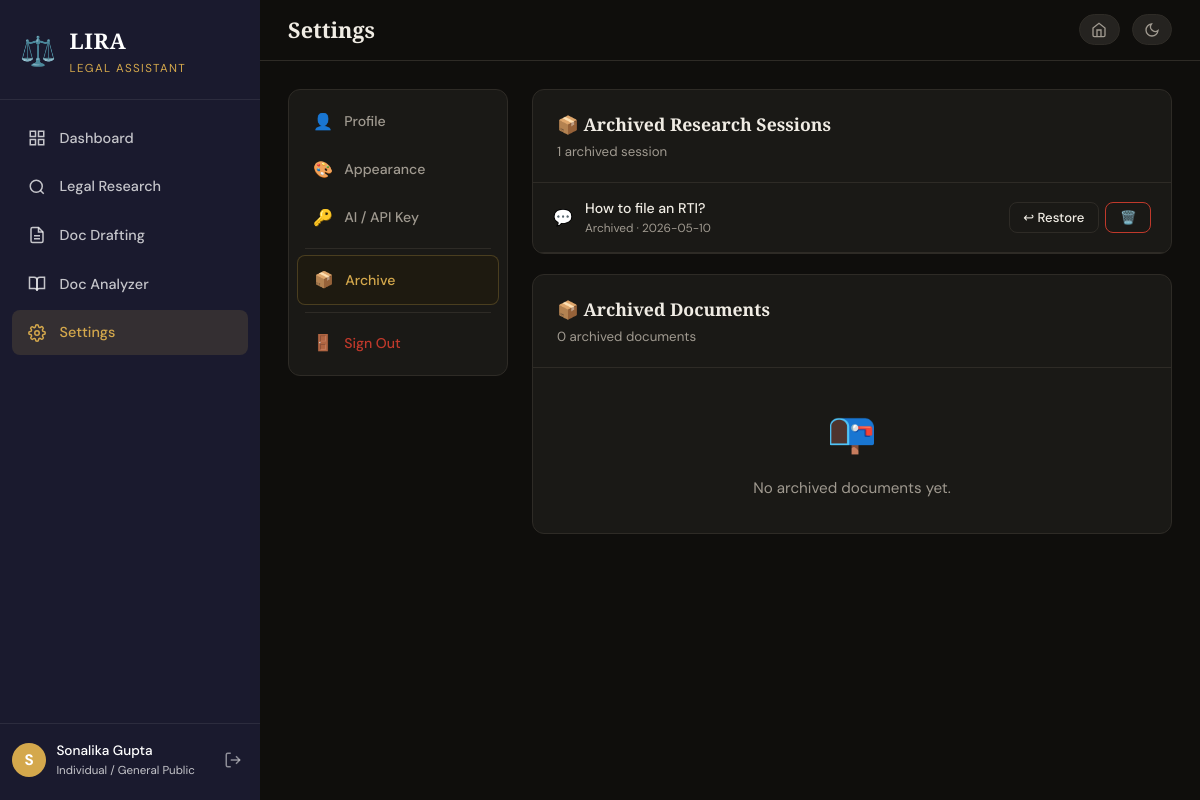
The app's page /settings/archive (signed in) with its own data.
### tables this page shows
CREATE TABLE users (
        id INTEGER PRIMARY KEY AUTOINCREMENT,
        name TEXT NOT NULL, email TEXT UNIQUE NOT NULL,
        password TEXT NOT NULL, avatar TEXT DEFAULT '',
        theme TEXT DEFAULT 'light', role TEXT DEFAULT 'individual',
        created_at TEXT DEFAULT (datetime('now')));

CREATE TABLE chat_sessions (
        id INTEGER PRIMARY KEY AUTOINCREMENT,
        user_id INTEGER NOT NULL, title TEXT NOT NULL DEFAULT 'New Research',
        is_pinned INTEGER DEFAULT 0, is_archived INTEGER DEFAULT 0,
        created_at TEXT DEFAULT (datetime('now')),
        updated_at TEXT DEFAULT (datetime('now')),
        FOREIGN KEY (user_id) REFERENCES users(id));

### backend/routes/settings.py (the view)
@settings_bp.route("/archive")
@login_required
def archive():
    db = get_db(current_app.config["DATABASE"])
    archived_chats = db.execute(
        "SELECT * FROM chat_sessions WHERE user_id=? AND is_archived=1 ORDER BY updated_at DESC",
        (current_user.id,)
    ).fetchall()
    archived_docs = db.execute(
        "SELECT * FROM documents WHERE user_id=? AND is_archived=1 ORDER BY created_at DESC",
        (current_user.id,)
    ).fetchall()
    db.close()
    return render_template("settings/archive.html",
                           archived_chats=archived_chats,
                           archived_docs=archived_docs)

### backend/database.py (called while the page is built)
def get_db(db_path: str) -> sqlite3.Connection:
    conn = sqlite3.connect(db_path)
    conn.row_factory = sqlite3.Row
    return conn

### backend/models.py (called while the page is built)
    def role_label(self):
        return next((l for k,l in ROLES if k == self.role), "Individual")

    @staticmethod
    def get_by_id(uid, db_path):
        conn = get_db(db_path)
        row  = conn.execute("SELECT * FROM users WHERE id=?", (uid,)).fetchone()
        conn.close()
        return User(row) if row else None

### frontend/templates/settings/archive.html (shortened to what this page needs)
{% extends "settings/base.html" %}
{% block settings_content %}
<div style="display:flex;flex-direction:column;gap:1.25rem">
  <div class="settings-page">
    <div class="settings-page-header">
      <div class="settings-page-title">📦 Archived Research Sessions</div>
      <div class="settings-page-desc">{{ archived_chats|length }} archived session{{ 's' if archived_chats|length != 1 else '' }}</div>
    </div>
    <div class="settings-page-body" style="padding:0">
      {% if archived_chats %}
        {% for s in archived_chats %}
          <div style="display:flex;align-items:center;gap:.75rem;padding:.85rem 1.25rem;border-bottom:1px solid var(--border)" id="arc-chat-{{ s.id }}">
            <span style="font-size:1rem">💬</span>
            <div style="flex:1;min-width:0">
              <div style="font-size:.88rem;font-weight:500;white-space:nowrap;overflow:hidden;text-overflow:ellipsis">{{ s.title }}</div>
              <div style="font-size:.74rem;color:var(--text-muted)">Archived · {{ s.updated_at[:10] if s.updated_at else '' }}</div>
            </div>
            <div style="display:flex;gap:.4rem;flex-shrink:0">
              <button class="btn btn--ghost btn--sm" onclick="unarchiveChat({{ s.id }})">↩ Restore</button>
              <button class="btn btn--danger btn--sm" onclick="deleteArchivedChat({{ s.id }})">🗑️</button>
            </div>
          </div>
        {% endfor %}
      {% else %}
        <div class="empty-state" style="padding:2rem">
          <div class="empty-icon">📭</div>
          <p>No archived sessions yet.</p>
        </div>
      {% endif %}
    </div>
  </div>
  <div class="settings-page">
    <div class="settings-page-header">
      <div class="settings-page-title">📦 Archived Documents</div>
      <div class="settings-page-desc">{{ archived_docs|length }} archived document{{ 's' if archived_docs|length != 1 else '' }}</div>
    </div>
    <div class="settings-page-body" style="padding:0">
      {% if archived_docs %}
        {% for d in archived_docs %}
          <div style="display:flex;align-items:center;gap:.75rem;padding:.85rem 1.25rem;border-bottom:1px solid var(--border)" id="arc-doc-{{ d.id }}">
            <span style="font-size:1rem">📄</span>
            <div style="flex:1;min-width:0">
              <div style="font-size:.88rem;font-weight:500;white-space:nowrap;overflow:hidden;text-overflow:ellipsis">{{ d.doc_type }}</div>
              <div style="font-size:.74rem;color:var(--text-muted)">{{ d.created_at[:10] if d.created_at else '' }}</div>
            </div>
            <div style="display:flex;gap:.4rem;flex-shrink:0">
              <button class="btn btn--ghost btn--sm" onclick="unarchiveDoc({{ d.id }})">↩ Restore</button>
              <button class="btn btn--danger btn--sm" onclick="deleteArchivedDoc({{ d.id }})">🗑️</button>
            </div>
          </div>
        {% endfor %}
      {% else %}
        <div class="empty-state" style="padding:2rem">
          <div class="empty-icon">📭</div>
          <p>No archived documents yet.</p>
        </div>
      {% endif %}
    </div>
  </div>
</div>
{% endblock %}

### frontend/templates/app_layout.html (shortened to what this page needs)
{% extends "base.html" %}
{% block body %}
<div class="app-layout">
  <aside class="sidebar" id="sidebar">
    <div class="sidebar__brand">
      <a href="{{ url_for('dashboard.index') }}" class="brand-link">
        <div class="brand-icon">⚖️</div>
        <div class="brand-text">
          <span class="brand-name">LIRA</span>
          <span class="brand-tagline">Legal Assistant</span>
        </div>
      </a>
    </div>
    <nav class="sidebar__nav">
      <a href="{{ url_for('dashboard.index') }}"
         class="nav-item {% if request.blueprint == 'dashboard' %}nav-item--active{% endif %}">
        <svg viewBox="0 0 24 24" fill="none" stroke="currentColor" stroke-width="2"><rect x="3" y="3" width="7" height="7"/><rect x="14" y="3" width="7" height="7"/><rect x="14" y="14" width="7" height="7"/><rect x="3" y="14" width="7" height="7"/></svg>
        Dashboard
      </a>
      <a href="{{ url_for('research.index') }}"
         class="nav-item {% if request.blueprint == 'research' %}nav-item--active{% endif %}">
        <svg viewBox="0 0 24 24" fill="none" stroke="currentColor" stroke-width="2"><circle cx="11" cy="11" r="8"/><path d="m21 21-4.35-4.35"/></svg>
        Legal Research
      </a>
      <a href="{{ url_for('drafting.index') }}"
         class="nav-item {% if request.blueprint == 'drafting' %}nav-item--active{% endif %}">
        <svg viewBox="0 0 24 24" fill="none" stroke="currentColor" stroke-width="2"><path d="M14 2H6a2 2 0 0 0-2 2v16a2 2 0 0 0 2 2h12a2 2 0 0 0 2-2V8z"/><polyline points="14 2 14 8 20 8"/><line x1="16" y1="13" x2="8" y2="13"/><line x1="16" y1="17" x2="8" y2="17"/></svg>
        Doc Drafting
      </a>
      <a href="{{ url_for('analyzer.index') }}"
         class="nav-item {% if request.blueprint == 'analyzer' %}nav-item--active{% endif %}">
        <svg viewBox="0 0 24 24" fill="none" stroke="currentColor" stroke-width="2"><path d="M2 3h6a4 4 0 0 1 4 4v14a3 3 0 0 0-3-3H2z"/><path d="M22 3h-6a4 4 0 0 0-4 4v14a3 3 0 0 1 3-3h7z"/></svg>
        Doc Analyzer
      </a>
      <a href="{{ url_for('settings.profile') }}"
         class="nav-item {% if request.blueprint == 'settings' %}nav-item--active{% endif %}">
        Settings
      </a>
    </nav>
    <div class="sidebar__footer">
      <div class="user-chip">
        <div class="user-avatar">{{ current_user.name[0].upper() }}</div>
        <div class="user-info">
          <span class="user-name">{{ current_user.name }}</span>
          <span class="user-email">{{ current_user.role_label() if current_user.role_label else current_user.email }}</span>
        </div>
      </div>
      <a href="{{ url_for('auth.logout') }}" class="logout-btn" title="Sign out">
        <svg viewBox="0 0 24 24" fill="none" stroke="currentColor" stroke-width="2"><path d="M9 21H5a2 2 0 0 1-2-2V5a2 2 0 0 1 2-2h4"/><polyline points="16 17 21 12 16 7"/><line x1="21" y1="12" x2="9" y2="12"/></svg>
      </a>
    </div>
  </aside>
  <main class="app-main">
    <header class="app-header">
      <h1 class="page-title">{% block page_title %}{% endblock %}</h1>
      <div class="header-right">
        <a href="{{ url_for('home.index') }}" class="theme-toggle" title="Public Homepage" style="text-decoration:none">
          <svg viewBox="0 0 24 24" fill="none" stroke="currentColor" stroke-width="2" width="16" height="16"><path d="M3 9l9-7 9 7v11a2 2 0 0 1-2 2H5a2 2 0 0 1-2-2z"/><polyline points="9 22 9 12 15 12 15 22"/></svg>
        </a>
        <button class="theme-toggle" id="themeToggle" title="Toggle theme">
          <svg class="icon-moon" viewBox="0 0 24 24" fill="none" stroke="currentColor" stroke-width="2"><path d="M21 12.79A9 9 0 1 1 11.21 3 7 7 0 0 0 21 12.79z"/></svg>
        </button>
      </div>
    </header>
    <div class="page-content">
      {% block content %}{% endblock %}
    </div>
  </main>
</div>
{% endblock %}

### frontend/templates/settings/base.html (style rules this page uses)
.settings-page { background:var(--bg-card); border:1px solid var(--border); border-radius:var(--radius); overflow:hidden; }
.settings-page-header { padding:1.25rem 1.5rem; border-bottom:1px solid var(--border); }
.settings-page-title { font-family:var(--font-display); font-size:1.1rem; font-weight:600; }
.settings-page-desc { font-size:.83rem; color:var(--text-muted); margin-top:.2rem; }
.settings-page-body { padding:1.5rem; }

### records on screen
users: name "S", name "Sonalika Gupta"
chat_sessions: title "How to file an RTI?", updated_at "2026-05-10"

### other values on screen
{{ archived_chats|length }} "1"
{{ archived_docs|length }} "0"
{{ 's' if archived_docs|length != 1 else '' }} "s"
